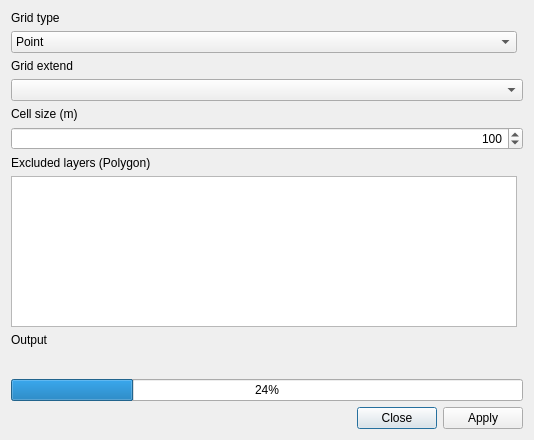
<?xml version="1.0" encoding="UTF-8"?>
<ui version="4.0">
 <class>urscape_creategrid_form</class>
 <widget class="QDialog" name="urscape_creategrid_form">
  <property name="windowModality">
   <enum>Qt::ApplicationModal</enum>
  </property>
  <property name="enabled">
   <bool>true</bool>
  </property>
  <property name="geometry">
   <rect>
    <x>0</x>
    <y>0</y>
    <width>534</width>
    <height>440</height>
   </rect>
  </property>
  <property name="mouseTracking">
   <bool>false</bool>
  </property>
  <property name="windowTitle">
   <string>Create Grid</string>
  </property>
  <layout class="QVBoxLayout" name="verticalLayout">
   <item>
    <layout class="QGridLayout" name="gridLayout">
     <item row="11" column="0" colspan="2">
      <widget class="QProgressBar" name="status">
       <property name="value">
        <number>24</number>
       </property>
      </widget>
     </item>
     <item row="3" column="0" colspan="2">
      <widget class="QgsMapLayerComboBox" name="CboInput">
       <property name="showCrs" stdset="0">
        <bool>true</bool>
       </property>
      </widget>
     </item>
     <item row="10" column="0" colspan="2">
      <widget class="QLabel" name="LblStatus">
       <property name="text">
        <string/>
       </property>
      </widget>
     </item>
     <item row="0" column="0">
      <widget class="QLabel" name="LblGridType">
       <property name="text">
        <string>Grid type</string>
       </property>
      </widget>
     </item>
     <item row="4" column="0" colspan="2">
      <widget class="QLabel" name="LblCellsize">
       <property name="text">
        <string>Cell size (m)</string>
       </property>
      </widget>
     </item>
     <item row="6" column="0">
      <widget class="QLabel" name="LblLayers">
       <property name="text">
        <string>Excluded layers (Polygon)</string>
       </property>
      </widget>
     </item>
     <item row="2" column="0" colspan="2">
      <widget class="QLabel" name="LblGridExtend">
       <property name="text">
        <string>Grid extend</string>
       </property>
      </widget>
     </item>
     <item row="7" column="0">
      <widget class="QListWidget" name="lsLayers">
       <property name="selectionMode">
        <enum>QAbstractItemView::ExtendedSelection</enum>
       </property>
       <property name="selectionRectVisible">
        <bool>false</bool>
       </property>
       <property name="sortingEnabled">
        <bool>true</bool>
       </property>
      </widget>
     </item>
     <item row="1" column="0">
      <widget class="QComboBox" name="CboGridType">
       <item>
        <property name="text">
         <string>Point</string>
        </property>
       </item>
       <item>
        <property name="text">
         <string>Line</string>
        </property>
       </item>
       <item>
        <property name="text">
         <string>Rectangle (Polygon)</string>
        </property>
       </item>
       <item>
        <property name="text">
         <string>Diamond (Polygon)</string>
        </property>
       </item>
       <item>
        <property name="text">
         <string>Hexagon (Polygon)</string>
        </property>
       </item>
      </widget>
     </item>
     <item row="5" column="0" colspan="2">
      <widget class="QSpinBox" name="spinCellsize">
       <property name="layoutDirection">
        <enum>Qt::LeftToRight</enum>
       </property>
       <property name="alignment">
        <set>Qt::AlignRight|Qt::AlignTrailing|Qt::AlignVCenter</set>
       </property>
       <property name="minimum">
        <number>1</number>
       </property>
       <property name="maximum">
        <number>1000000</number>
       </property>
       <property name="value">
        <number>100</number>
       </property>
      </widget>
     </item>
     <item row="8" column="0">
      <widget class="QLabel" name="LblOutput">
       <property name="text">
        <string>Output</string>
       </property>
      </widget>
     </item>
     <item row="9" column="0">
      <widget class="QgsFileWidget" name="output_file_name" native="true"/>
     </item>
    </layout>
   </item>
   <item>
    <widget class="QDialogButtonBox" name="BtnApplyClose">
     <property name="standardButtons">
      <set>QDialogButtonBox::Apply|QDialogButtonBox::Close</set>
     </property>
    </widget>
   </item>
  </layout>
 </widget>
 <customwidgets>
  <customwidget>
   <class>QgsFileWidget</class>
   <extends>QWidget</extends>
   <header>qgsfilewidget.h</header>
  </customwidget>
  <customwidget>
   <class>QgsMapLayerComboBox</class>
   <extends>QComboBox</extends>
   <header>qgsmaplayercombobox.h</header>
  </customwidget>
 </customwidgets>
 <resources/>
 <connections>
  <connection>
   <sender>BtnApplyClose</sender>
   <signal>accepted()</signal>
   <receiver>urscape_creategrid_form</receiver>
   <slot>accept()</slot>
   <hints>
    <hint type="sourcelabel">
     <x>251</x>
     <y>272</y>
    </hint>
    <hint type="destinationlabel">
     <x>169</x>
     <y>143</y>
    </hint>
   </hints>
  </connection>
  <connection>
   <sender>BtnApplyClose</sender>
   <signal>rejected()</signal>
   <receiver>urscape_creategrid_form</receiver>
   <slot>reject()</slot>
   <hints>
    <hint type="sourcelabel">
     <x>251</x>
     <y>272</y>
    </hint>
    <hint type="destinationlabel">
     <x>169</x>
     <y>143</y>
    </hint>
   </hints>
  </connection>
 </connections>
</ui>
